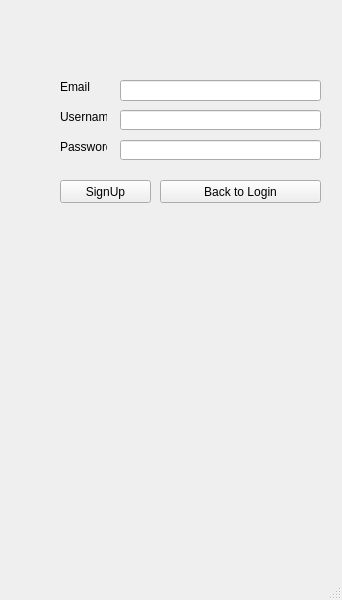
<?xml version="1.0" encoding="UTF-8"?>
<ui version="4.0">
 <class>MainWindow</class>
 <widget class="QMainWindow" name="MainWindow">
  <property name="geometry">
   <rect>
    <x>0</x>
    <y>0</y>
    <width>342</width>
    <height>600</height>
   </rect>
  </property>
  <property name="windowTitle">
   <string>MainWindow</string>
  </property>
  <widget class="QWidget" name="centralwidget">
   <widget class="QLabel" name="label">
    <property name="geometry">
     <rect>
      <x>60</x>
      <y>80</y>
      <width>47</width>
      <height>14</height>
     </rect>
    </property>
    <property name="text">
     <string>Email</string>
    </property>
   </widget>
   <widget class="QLabel" name="label_2">
    <property name="geometry">
     <rect>
      <x>60</x>
      <y>110</y>
      <width>47</width>
      <height>14</height>
     </rect>
    </property>
    <property name="text">
     <string>Username</string>
    </property>
   </widget>
   <widget class="QLabel" name="label_3">
    <property name="geometry">
     <rect>
      <x>60</x>
      <y>140</y>
      <width>47</width>
      <height>14</height>
     </rect>
    </property>
    <property name="text">
     <string>Password</string>
    </property>
   </widget>
   <widget class="QLineEdit" name="lineEdit">
    <property name="geometry">
     <rect>
      <x>120</x>
      <y>80</y>
      <width>201</width>
      <height>21</height>
     </rect>
    </property>
   </widget>
   <widget class="QLineEdit" name="lineEdit_2">
    <property name="geometry">
     <rect>
      <x>120</x>
      <y>110</y>
      <width>201</width>
      <height>20</height>
     </rect>
    </property>
   </widget>
   <widget class="QLineEdit" name="lineEdit_3">
    <property name="geometry">
     <rect>
      <x>120</x>
      <y>140</y>
      <width>201</width>
      <height>20</height>
     </rect>
    </property>
   </widget>
   <widget class="QPushButton" name="pushButton">
    <property name="geometry">
     <rect>
      <x>60</x>
      <y>180</y>
      <width>91</width>
      <height>23</height>
     </rect>
    </property>
    <property name="text">
     <string>SignUp</string>
    </property>
   </widget>
   <widget class="QPushButton" name="backButton">
    <property name="geometry">
     <rect>
      <x>160</x>
      <y>180</y>
      <width>161</width>
      <height>23</height>
     </rect>
    </property>
    <property name="text">
     <string>Back to Login</string>
    </property>
   </widget>
  </widget>
  <widget class="QMenuBar" name="menubar">
   <property name="geometry">
    <rect>
     <x>0</x>
     <y>0</y>
     <width>342</width>
     <height>22</height>
    </rect>
   </property>
  </widget>
  <widget class="QStatusBar" name="statusbar"/>
 </widget>
 <resources/>
 <connections/>
</ui>
